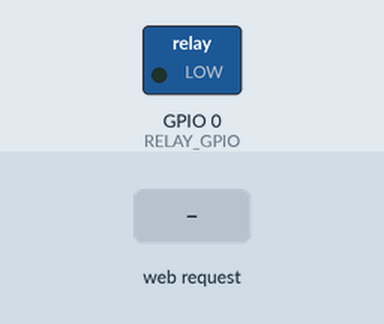
A sketch run on a simulated ESP8266 (NodeMCU). Parts: switched loads named in the sketch (green lamp = pin HIGH). The test bench sets the inputs (shaded band).

Above: at 1.2 s.
1.3 s: HTTP request GET /trigger-on received
At 2.1 s:
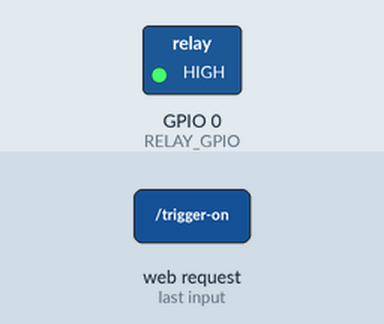
2.8 s: HTTP request GET /trigger-off received
At 3.3 s:
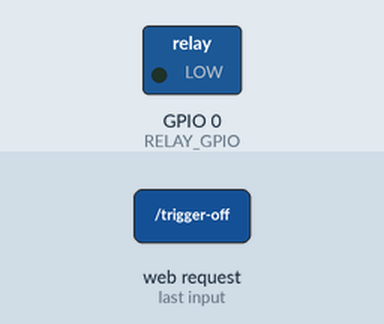
Timing chart, 0 to 5.8 s (numbered marks = the images above; inputs shaded):
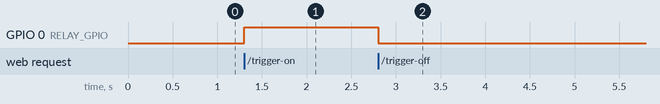

Measured:
- after the input at 1.3 s, GPIO 0 (RELAY_GPIO): LOW → HIGH at once
- after the input at 2.8 s, GPIO 0 (RELAY_GPIO): HIGH → LOW at once

The sketch:

WirelessRELAY.ino
```cpp
#include <ESP8266WiFi.h>
#include <ESP8266WebServer.h>

#define OK_RESPONSE_CODE 200
#define ERROR_RESPONSE_CODE 404
#define DATA_MIME "text/plain"
#define RELAY_GPIO 0
#define SERVER_PORT 80

char NET_SSID[] = "SMART-SWITCH-RELAY";
char NET_PASS[] = "qwertyuiop";
ESP8266WebServer server(SERVER_PORT);

void setRelayOnRoute(){
   digitalWrite(RELAY_GPIO, HIGH);
   server.send(OK_RESPONSE_CODE, DATA_MIME, "On");
}

void setRelayOffRoute(){
  digitalWrite(RELAY_GPIO, LOW);
  server.send(OK_RESPONSE_CODE, DATA_MIME, "Off");
}

void deadEndRoute(){
  server.send(ERROR_RESPONSE_CODE, DATA_MIME, "Not Found");
}

void initializeRelayIO(){
   pinMode(RELAY_GPIO, OUTPUT);
   digitalWrite(RELAY_GPIO, LOW);
}

void setup() {
  WiFi.mode(WIFI_STA);
  WiFi.softAP(NET_SSID, NET_PASS);
  server.on("/trigger-on", setRelayOnRoute);
  server.on("/trigger-off", setRelayOffRoute);
  server.onNotFound(deadEndRoute);
  server.begin();
  initializeRelayIO();
}

void loop() {
   server.handleClient();
}
```
